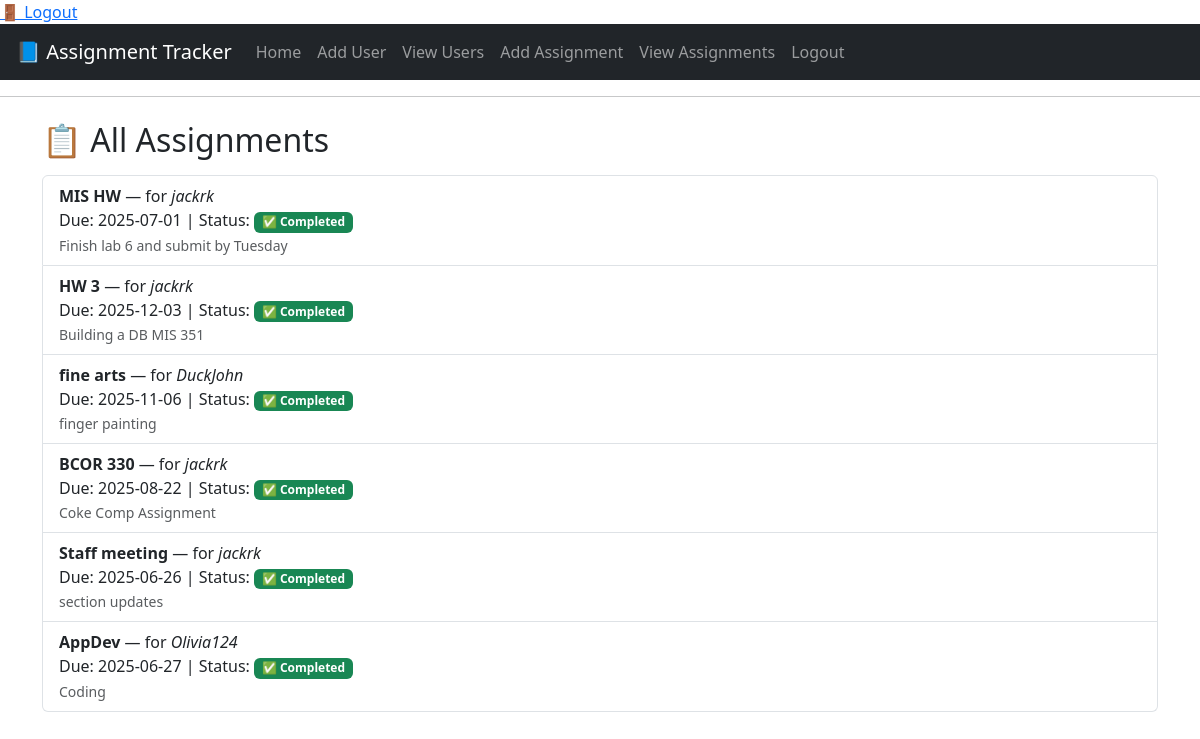
Screenshot of /assignments (signed in) with the database file from the repository.
### tables this page shows
CREATE TABLE assignments (
    id INTEGER PRIMARY KEY AUTOINCREMENT,
    user_id INTEGER NOT NULL,
    title TEXT NOT NULL,
    description TEXT,
    due_date TEXT NOT NULL,
    status TEXT DEFAULT 'pending',
    notification_sent INTEGER DEFAULT 0,
    FOREIGN KEY (user_id) REFERENCES users(id)
);

CREATE TABLE users (
    id INTEGER PRIMARY KEY AUTOINCREMENT,
    username TEXT NOT NULL UNIQUE,
    email TEXT NOT NULL UNIQUE,
    password_hash TEXT NOT NULL
);

### app.py (the view)
@app.route('/assignments')
@login_required
def view_assignments():
    ...
    conn = get_db_connection()
    assignments = conn.execute("""
        SELECT a.id, a.title, a.description, a.due_date, a.status, u.username
        FROM assignments a
        JOIN users u ON a.user_id = u.id
    """).fetchall()
    conn.close()
    return render_template('view_assignments.html', assignments=assignments)

### app.py (called while the page is built)
def login_required(f):
    @wraps(f)
    def wrapper(*args, **kwargs):
        if 'user_id' not in session:
            return redirect(url_for('login'))
        return f(*args, **kwargs)
    return wrapper

def get_db_connection():
    conn = sqlite3.connect('assignments.db')
    conn.row_factory = sqlite3.Row
    return conn

### templates/view_assignments.html (shortened to what this page needs)
{% extends 'base.html' %}
{% block content %}
<div class="container mt-4">
  <h2>📋 All Assignments</h2>
  {% if assignments %}
    <ul class="list-group mt-3">
  {% for a in assignments %}
    <li class="list-group-item d-flex justify-content-between align-items-start">
      <div>
        <strong>{{ a.title }}</strong> — for <em>{{ a.username }}</em><br>
        Due: {{ a.due_date }} |
        Status:
        {% if a.status == 'completed' %}
          <span class="badge bg-success">✅ Completed</span>
        {% else %}
          <span class="badge bg-warning text-dark">Pending</span>
        {% endif %}
        <br>
        {% if a.description %}
          <small class="text-muted">{{ a.description }}</small>
        {% endif %}
      </div>
    </li>
  {% endfor %}
</ul>
  {% else %}
    <p>No assignments yet.</p>
  {% endif %}
</div>
{% endblock %}

### templates/base.html (shortened to what this page needs)
<!doctype html>
<html>
<head>
<head>
    <link href="https://cdn.jsdelivr.net/npm/bootstrap@5.3.0/dist/css/bootstrap.min.css" rel="stylesheet">
</head>
</head>
<body>
    <nav>
        {% if session.username %}
    <a href="/logout">🚪 Logout</a>
{% else %}
    <a href="/login">🔐 Login</a>
{% endif %}
<nav class="navbar navbar-expand-lg navbar-dark bg-dark px-3">
  <a class="navbar-brand" href="/">📘 Assignment Tracker</a>
  <div class="navbar-nav">
    <a class="nav-link" href="/">Home</a>
    <a class="nav-link" href="/users/add">Add User</a>
    <a class="nav-link" href="/users">View Users</a>
    <a class="nav-link" href="/assignments/add">Add Assignment</a>
    <a class="nav-link" href="/assignments">View Assignments</a>
    {% if session.username %}
      <a class="nav-link" href="/logout">Logout</a>
    {% else %}
      <a class="nav-link" href="/login">Login</a>
    {% endif %}
  </div>
</nav>
    </nav>
    <hr>
    {% block content %}{% endblock %}
</body>
</html>

### rows the page displays
assignments: title "MIS HW", username "jackrk", due_date "2025-07-01", status "✅ Completed", description "Finish lab 6 and submit by Tuesday"
assignments: title "HW 3", username "jackrk", due_date "2025-12-03", status "✅ Completed", description "Building a DB MIS 351"
assignments: title "fine arts", username "DuckJohn", due_date "2025-11-06", status "✅ Completed", description "finger painting"
assignments: title "BCOR 330", username "jackrk", due_date "2025-08-22", status "✅ Completed", description "Coke Comp Assignment"
assignments: title "Staff meeting", username "jackrk", due_date "2025-06-26", status "✅ Completed", description "section updates"
assignments: title "AppDev", username "Olivia124", due_date "2025-06-27", status "✅ Completed", description "Coding"
